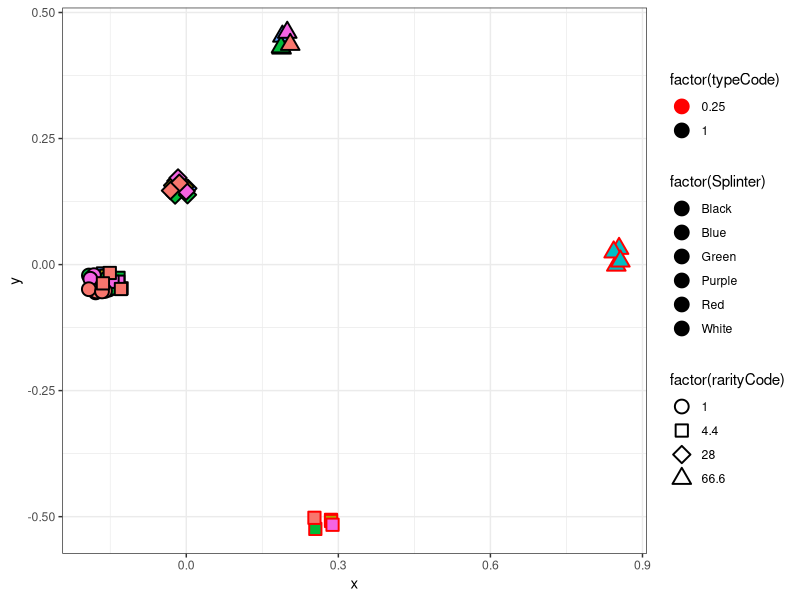

R code for this plot: (Note: this script raises an error after producing the figure.)
library(here)     # handle paths to data and output
library(readr)    # read CSV file
library(dplyr)    # easy data manipulation
library(cluster)  # for Gower distance and daisy 
library(ape)      # ordination
library(ggplot2)  # plotting
library(Cairo)    # nicer looking plots on Win

# get our list of non-foil cards
raw_cards <-read_csv(here("data/cardlist.csv"))
# Translate card type to a numeric code
typeCodes <- data.frame(Type=c("Summoner","Monster"),typeCode=c(0.25,1))
# Translate rarity to a numeric code
rarityCodes <- data.frame(Rarity=c("Common","Rare","Epic","Legendary"),
                          rarityCode=c(1,4.4,28,66.6))

# Creates a data frame with all the info we need to ordinate
cards <- raw_cards %>% mutate(Splinter=factor(Splinter)) %>%
                       inner_join(typeCodes) %>% 
                       inner_join(rarityCodes) %>% 
                       dplyr::select(Name, rarityCode, typeCode, Splinter)  

# Compute a pairwise gower distances for card pairs, using Gower distance
# and adjusting weights so Splinter isn't overwhelming
gower_dist <- daisy(cards[, -1],
                    metric = "gower",
                    type = list(nominal=3),
                    weights = c(1,1,0.1))

gower_mat <- as.matrix(gower_dist)

# Create a pcoa ordination using the distance matrix
cord <- pcoa(gower_dist, correction="none", rn=NULL)

# create a data frame consisting of card names and their locations on the
# first two ordination axes, for plotting
orded<-data.frame(x=cord$vectors[,1],y=cord$vectors[,2])
neword<-cbind(cards,orded)

p <- ggplot(subset(neword),aes(x=x,y=y,fill=factor(Splinter),color=factor(typeCode),shape=factor(rarityCode)))
p <- p+theme_bw()
p <- p+geom_jitter(size=4,width=0.02,height=0.02,stroke=1)
p <- p + scale_shape_manual(values = c(21, 22, 23, 24))
p <- p + scale_color_manual(values = c("Red", "Black"))
#p <- p + geom_jitter(data=(subset(neword,typeCode==0.25)),color="Black")
p
CairoWin()
p<-ggplot(subset(neword,Splinter=="Purple"),aes(x=x,y=y,shape=factor(typeCode),color=factor(rarityCode)))
p <- p+geom_point()
p
p<-ggplot(neword,aes(x=x,y=y,shape=factor(typeCode),color=factor(rarityCode)))
p <- p+geom_point()
p

skills <- data.frame(skill1=rbinom(59, 1, 0.1),
           skill2=rbinom(59, 1, 0.2),
           skill3=rbinom(59, 1, 0.1),
           skill4=rbinom(59, 1, 0.1),
           skill5=rbinom(59, 1, 0.05))
cskill <- cbind(cards,skills)

gower_dist_skills<- daisy(cskill[, -1],
                    metric = "gower",
                    type = list(nominal=3),
                    weights = c(1,1,0.1,1,1,1,1,3))

cordskill <- pcoa(gower_dist_skills, correction="none", rn=NULL)
biplot(cordskill)
x=cordskill$vectors[,1]
y=cordskill$vectors[,2]
